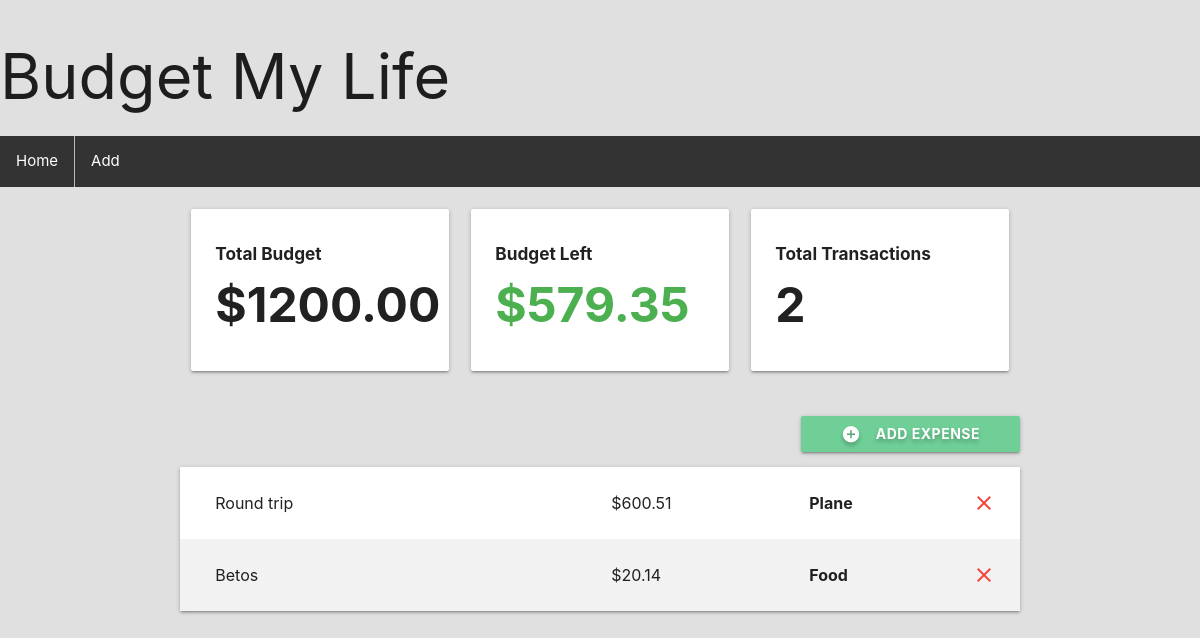
The app's page /travel with its own data.
### budget/models.py (models this page shows, shortened)
class Project(models.Model):
    name = models.CharField(max_length=100)
    slug = models.SlugField(max_length=100, unique=True, blank=True)
    budget = models.DecimalField(decimal_places=2, max_digits=100000)
    @property
    def budget_left(self):
        expense_list = Expense.objects.filter(project=self)
        total_expense_amount = 0
        for expense in expense_list:
            total_expense_amount += expense.amount
        return self.budget - total_expense_amount
    @property
    def total_transactions(self):
        expense_list = Expense.objects.filter(project=self)
        return len(expense_list)

class Expense(models.Model):
    project = models.ForeignKey(Project, on_delete=models.CASCADE, related_name='expenses')
    title = models.CharField(max_length=100)
    amount = models.DecimalField(max_digits=8, decimal_places=2)
    category = models.ForeignKey(Category, on_delete=models.CASCADE)
    class Meta:
        ordering = ('-amount',)

class Category(models.Model):
    project = models.ForeignKey(Project, on_delete=models.CASCADE)
    name = models.CharField(max_length=50)

### budget/views.py (the view, shortened to what this page needs)
# urls.py: path('<slug:project_slug>', views.project_detail, name='detail')
def project_detail(request, project_slug):
    project = get_object_or_404(Project, slug=project_slug)
    if request.method == 'GET':
        category_list = Category.objects.filter(project=project)
        return render(request, 'budget/project-detail.html', {'project': project, 'expense_list': project.expenses.all(), 'category_list': category_list})
    elif request.method == 'DELETE':
        id = json.loads(request.body.decode("utf-8"))['id']
        expense = Expense.objects.get(id=id)
        expense.delete()
        return HttpResponse('')
    return HttpResponseRedirect(project_slug)

### budget/templates/budget/project-detail.html (shortened to what this page needs)
{% extends 'budget/base.html' %}
{% block content %}
<div class="container">
  <section class="section section-stats">
    <div class="row">
      <div class="col s12 m12 l4">
        <div class="card-panel">
          <h6 class="bold">Total Budget</h6>
          <h1 class="bold">${{ project.budget }}</h1>
        </div>
      </div>
      <div class="col s12 m6 l4">
        <div class="card-panel">
          <h6 class="bold">Budget Left</h6>
          {% if project.budget_left > 0 %}
            <h1 class="bold green-text">${{ project.budget_left }}</h1>
          {% elif project.budget_left == 0 %}
            <h1 class="bold orange-text">${{ project.budget_left }}</h1>
          {% else %}
            <h1 class="bold red-text">${{ project.budget_left }}</h1>
          {% endif %}
        </div>
      </div>
      <div class="col s12 m6 l4">
        <div class="card-panel">
          <h6 class="bold">Total Transactions</h6>
          <h1 class="bold">{{ project.total_transactions }}</h1>
        </div>
      </div>
    </div>
  </section>
  <section class="section section-expenses">
    <div class="row">
      <button class="btn waves-effect right modal-trigger" href="#expenseModal">
        <i class="material-icons white-text left">add_circle</i>
        Add Expense
      </button>
    </div>
    <ul class="z-depth-1">
      {% for expense in expense_list %}
      <li>
        <div class="card-panel z-depth-0 expense">
          <div class="row">
            <div class="col l6">
              <span class="title">{{ expense.title }}</span>
            </div>
            <div class="col l3">
              <span class="title">${{ expense.amount }}</span>
            </div>
            <div class="col 1">
              <span class="title bold">{{ expense.category.name }}</span>
            </div>
            <a class="close-icon" onclick="deleteExpense(this)" data-id="{{ expense.id }}">
              <i class="material-icons red-text right">close</i>
            </a>
          </div>
        </div>
      </li>
      {% endfor %}
    </ul>
  </section>
</div>
{% endblock %}

### budget/static/css/styles.css (style rules this page uses)
html { font-family: 'Montserrat'; background-color: #E0E0E0; }
h1, h6 { font-weight: bold; }
.bold { font-weight: bold; }
.row { margin: 0!important; }
li:last-child { border-right: none; }
.section-stats h1 { font-size: 4vw; margin: 15px 0px; }
.section-expenses button { padding: 0px 40px; font-weight: bold; text-shadow: 0px 3px 4px rgba(0, 0, 0, .25); background-color: #6FCF97; }
.section-expenses .expense { font-size: 16px; border-radius: 0; margin: 0; }
.section-expenses li:nth-child(even) .expense { background-color: #F2F2F2; }

### records on screen
Project: budget "1200.00", budget_left "579.35", total_transactions "2"
Expense: title "Round trip", amount "600.51", category.name "Plane"
Expense: title "Betos", amount "20.14", category.name "Food"
